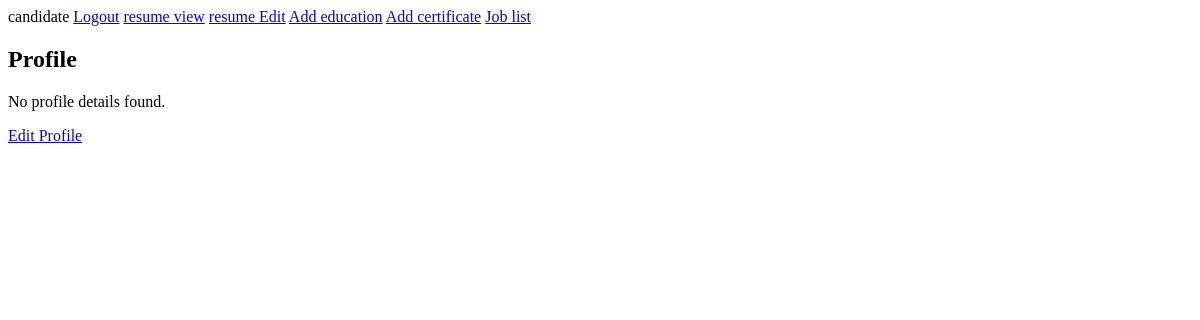
/jobapp/candidate_view (signed in), run on an earlier commit of the app's database.
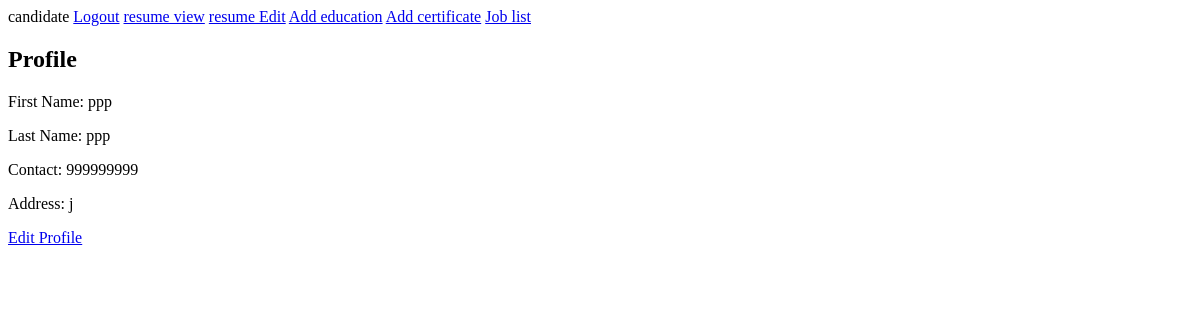
And on a later commit of the database.
### jobapp/models.py (models this page shows, shortened)
class UserDetail(models.Model):
    user=models.OneToOneField(User,on_delete=models.CASCADE)
    firstname=models.CharField(max_length=100)
    lastname=models.CharField(max_length=100)
    contact=models.CharField(max_length=20)
    email=models.EmailField(null=True)
    address=models.TextField(null=True)

### jobapp/views.py (the view)
# urls.py: path('candidate_view',views.candidate_view,name='candidate_view'),
def candidate_view(request):
    try:
        user_detail=UserDetail.objects.get(user=request.user)
    except  UserDetail.DoesNotExist:
        user_detail = None
    return render(request,'candidate_view.html',{'user_detail':user_detail})

### jobapp/templates/candidate_view.html (shortened to what this page needs)
{% load static %}
<a href="{% url 'user_logout' %}">Logout</a>
<a href="{% url 'resume_view' %}">resume view</a>
<a href="{% url 'resume_edit' %}">resume Edit</a>
<a href="{% url 'add_education' %}">Add education</a>
<a href="{% url 'add_certification' %}">Add certificate</a>
<a href="{% url 'job_list' %}">Job list</a>
<div class="main">
    <div class="details">
   {% block content %}
     <h2>Profile</h2>
     {% if user_detail %}
         <p>First Name: {{ user_detail.firstname }}</p>
         <p>Last Name: {{ user_detail.lastname }}</p>
         <p>Contact: {{ user_detail.contact }}</p>
         <p>Address: {{ user_detail.address }}</p>
         <a href="{% url 'candidate_edit' user.id %}">Edit Profile</a>
     {% else %}
         <p>No profile details found.</p>
                  <a href="{% url 'candidate_edit' user.id %}">Edit Profile</a>
     {% endif %}
    </div>
    {%endblock%}

What changed in the data, as far as the page shows it:
added UserDetail: firstname "ppp", lastname "ppp", contact "999999999", address "j"
Also different on the page:
text no longer shown: "No profile details found."
text now shown: "First Name: Last Name: Contact: Address:"
